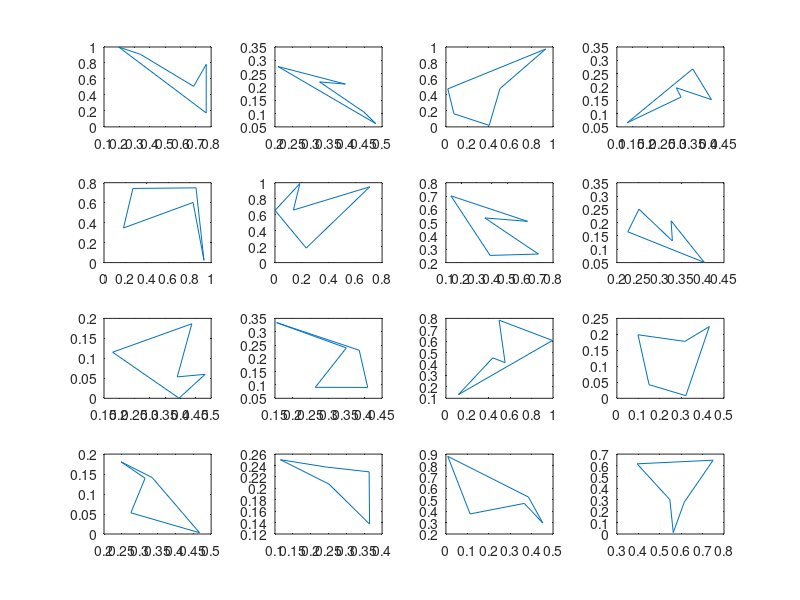

Source code (MATLAB): (Note: this script raises an error after producing the figure.)
% Moodleの「射影不変量」のページからxxの配列データを
% 以下にコピーペーストせよ

xx = cat(3, [0.685513,0.507295;0.338342,0.907856;0.19567,0.99983;0.767736,0.174762;0.767932,0.782546],[0.325131,0.218833;0.449363,0.10544;0.482137,0.0623862;0.208537,0.276662;0.397151,0.210765],[0.930829,0.974338;0.0175106,0.475526;0.0753418,0.1637;0.404117,0.0190708;0.504249,0.478385],[0.309545,0.161916;0.134169,0.065615;0.347914,0.267666;0.409181,0.152356;0.294165,0.196793],[0.181818,0.346456;0.831424,0.602052;0.93315,0.0224093;0.858849,0.74844;0.269858,0.742421],[5.26535e-4,0.653307;0.23326,0.182039;0.707545,0.947836;0.137512,0.657524;0.186419,0.98902],[0.704305,0.264222;0.354423,0.535354;0.633474,0.509798;0.132772,0.701057;0.38867,0.253893],[0.251558,0.250448;0.329554,0.131283;0.326529,0.206895;0.404012,0.0506811;0.225558,0.165637],[0.395121,2.22861e-4;0.178066,0.115369;0.436886,0.18652;0.389283,0.0536248;0.480338,0.0599848],[0.262874,0.0912452;0.349902,0.239163;0.154613,0.334025;0.385878,0.230582;0.409722,0.0908468],[0.437637,0.454369;0.117138,0.132524;0.994695,0.606629;0.496398,0.784299;0.55228,0.412196],[0.431502,0.224283;0.322014,0.00820973;0.15036,0.0425646;0.0985857,0.198766;0.317587,0.178033],[0.247503,0.180779;0.335029,0.141197;0.467397,0.00319792;0.275208,0.0530689;0.315029,0.139621],[0.363713,0.228906;0.364849,0.137464;0.251359,0.207403;0.115247,0.250161;0.24421,0.237264],[0.45172,0.297395;0.385108,0.524111;0.0086294,0.880282;0.112863,0.375846;0.365744,0.46794],[0.749249,0.646641;0.394578,0.614714;0.547431,0.300185;0.563154,0.0126622;0.614281,0.277775]);

% 16個の五角形を描画
for i=1:16
    subplot(4,4,i);
    plot([xx(:,1,i); xx(1,1,i)], [xx(:,2,i); xx(1,2,i)]); 
end;

% 以下に各自のプログラムを作成せよ

invariants = zeros(16,1);
for i = 1:16
    x1 = xx(1,:,i);
    x2 = xx(2,:,i);
    x3 = xx(3,:,i);
    x4 = xx(4,:,i);
    x5 = xx(5,:,i);
    xc1 = crosspoint(x1,x2,x3,x4);
    xc2 = crosspoint(x1,x2,x3,x5);
    ratio1 = det([x1;xc1])/det([x1;xc2]);
    ratio2 = det([x2;xc1])/det([x2;xc2]);
    invariants(i) = ratio1/ratio2;
end;

for i = 1:16
    for j = i+1 :16
        wa = abs(invariants(i)) + abs(invariants(j));
        sa = abs(invariants(i) - invariants(j));
        if sa <= wa*0.001
            ans = [i j];
            disp(ans);
        end;
    end;
end;


